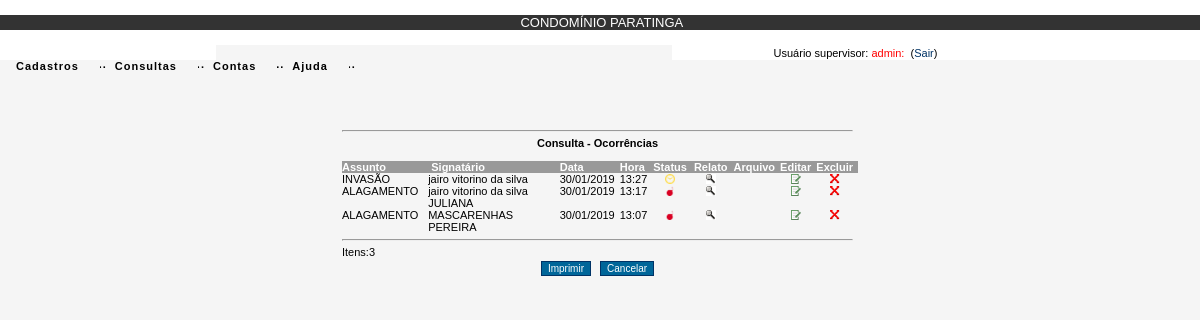
Screenshot of /ocorrencia_lista.php (signed in) with the database file from the repository.
### tables this page shows
CREATE TABLE IF NOT EXISTS `ocorrencias` (
  `id_ocorrencia` int(11) NOT NULL AUTO_INCREMENT,
  `id_assunto` int(11) NOT NULL,
  `dt_relato` date NOT NULL,
  `hr_relato` varchar(5) NOT NULL,
  `te_relato` varchar(255) NOT NULL,
  `te_imagem` varchar(255) NOT NULL,
  `st_relato` int(11) NOT NULL,
  `nu_ano` int(11) NOT NULL,
  `id_usuario` int(11) NOT NULL,
  PRIMARY KEY (`id_ocorrencia`),
  KEY `id_assunto` (`id_assunto`,`id_usuario`)
);

CREATE TABLE IF NOT EXISTS `assuntos` (
  `id_assunto` int(11) NOT NULL AUTO_INCREMENT,
  `nm_assunto` varchar(20) NOT NULL,
  PRIMARY KEY (`id_assunto`)
);

CREATE TABLE IF NOT EXISTS `usuarios` (
  `id_usuario` int(11) NOT NULL AUTO_INCREMENT,
  `nm_usuario` varchar(50) NOT NULL,
  `nu_cpf` varchar(11) NOT NULL,
  `nm_login` varchar(50) NOT NULL,
  `nm_senha` varchar(60) NOT NULL,
  `st_usuario` int(11) NOT NULL,
  `nu_ip` varchar(50) NOT NULL,
  `id_sexo` varchar(1) NOT NULL,
  `nu_lote` varchar(2) NOT NULL,
  `nm_quadra` varchar(1) NOT NULL,
  `nu_telefone` varchar(20) NOT NULL,
  `id_status` int(11) NOT NULL DEFAULT '3',
  `dt_cadastro` date NOT NULL,
  PRIMARY KEY (`id_usuario`),
  KEY `id_status` (`id_status`)
);

### ocorrencia_lista.php (the view, shortened to what this page needs)
<?php
 include "cabecalho/cabecalho.php";
  $id_assunto = @$_SESSION['id_assunto'];
  $id_usuario = @$_SESSION['id_usuario'];
  $id_status = @$_SESSION['id_status'];
	@$p = $_GET["p"];
	if(isset($p)) {
	$p = $p;
	} else {
	$p = 1;
	}
	$qnt = 150;
	$inicio = ($p*$qnt) - $qnt;
	if ($id_assunto){
	$sql = mysql_query("SELECT * FROM ocorrencias, assuntos, usuarios WHERE ocorrencias.id_usuario = usuarios.id_usuario AND ocorrencias.id_assunto = assuntos.id_assunto AND ocorrencias.id_assunto = ".$id_assunto." ORDER BY dt_relato, hr_relato DESC LIMIT $inicio, $qnt");
	} else if ($id_status == 1) {
	$sql = mysql_query("SELECT * FROM ocorrencias, assuntos, usuarios WHERE ocorrencias.id_usuario = usuarios.id_usuario AND ocorrencias.id_assunto = assuntos.id_assunto ORDER BY dt_relato, hr_relato DESC LIMIT $inicio, $qnt");
	} else {
	$sql = mysql_query("SELECT * FROM ocorrencias, assuntos, usuarios WHERE ocorrencias.id_usuario = usuarios.id_usuario AND ocorrencias.id_assunto = assuntos.id_assunto AND usuarios.id_usuario = ".$id_usuario." ORDER BY dt_relato, hr_relato DESC LIMIT $inicio, $qnt");
	}
	@$row = mysql_num_rows($sql);
$login_paratinga = @$_SESSION['login_paratinga'];
 if ($login_paratinga){
?>
<html>
<head>
</head>
<link rel="stylesheet" href="css/filadelfia.css" type="text/css">
<body bgcolor="#F5F5F5" onLoad="javascript:caixas()">
<form name="formulario" id="campo" method="post" action="controller.php" onSubmit="valida_dados(this)">
<?php if ( $row ) {?>
  <table width="43%" border="0" cellspacing="0" cellpadding="0" align="center">
    <tr>
      <td colspan="32" class="labelCentro">&nbsp;</td>
    </tr>
    <tr>
      <td colspan="32" class="labelCentro">&nbsp;</td>
    </tr>
    <tr>
      <td colspan="32" class="labelCentro">&nbsp;</td>
    </tr>
    <tr>
      <td colspan="32" class="labelCentro">&nbsp;</td>
    </tr>
    <tr>
      <td colspan="32" class="labelCentro"><hr></td>
    </tr>
    <tr>
      <td colspan="32" class="labelCentro"><strong>Consulta - Ocorr&ecirc;ncias</strong></td>
    </tr>
    <tr>
      <td colspan="32" class="labelDireita">&nbsp; </td>
    </tr>
    <tr bgcolor="#999999">
      <td width="17%" class="labelEsquerda"><font color="#FFFFFF"><strong>Assunto</strong></font></td>
      <td width="28%" class="labelEsquerda"><font color="#FFFFFF">&nbsp;<strong>Signat&aacute;rio</strong></font></td>
      <td width="11%" class="labelEsquerda"><font color="#FFFFFF"><strong>Data</strong></font></td>
      <td width="6%" class="labelEsquerda"><font color="#FFFFFF"><strong>Hora</strong></font></td>
      <td width="8%" class="labelCentro"><font color="#FFFFFF"><strong>Status</strong></font></td>
      <td width="8%" class="labelCentro"><font color="#FFFFFF"><strong>Relato</strong></font></td>
      <td width="7%" class="labelCentro"><font color="#FFFFFF"><strong>Arquivo</strong></font></td>
      <td width="7%" class="labelCentro"><font color="#FFFFFF"><strong>Editar</strong></font></td>
      <td width="8%" class="labelCentro"><font color="#FFFFFF"><strong>Excluir</strong></font></td>
    </tr>
    <?php
	for ($i=0;$i < $row ; $i++){
	$id_ocorrencia = mysql_result($sql, $i, "id_ocorrencia");
	$nm_assunto = mysql_result($sql, $i, "nm_assunto");
	$st_relato = mysql_result($sql, $i, "st_relato");
	$dt_relato = mysql_result($sql, $i, "dt_relato");
	$dt_relato = substr($dt_relato,8,2)."/".substr($dt_relato,5,2)."/".substr($dt_relato,0,4);
	$hr_relato = mysql_result($sql, $i, "hr_relato");
	$nm_usuario = mysql_result($sql, $i, "nm_usuario");
	$te_imagem = mysql_result($sql, $i, "te_imagem");
	$te_imagem = substr($te_imagem,14);
	$te_imagem != "" ? $image = "<a href='arquivos/$te_imagem'><img src='img/lupa.gif' width='10' height='10'></a>" : $image = "";
	if ($st_relato == 2){
	$status = "<img src='img/sucesso.png' width='10' height='10'>";
	} else if ($st_relato == 1){
	$status = "<img src='img/clock_amarelo.png' width='10' height='10'>";
	} else {
	$status = "<img src='img/bomb.png' width='10' height='10'>";
	}
	?>
    <tr onMouseOver="move_i(this)" onMouseOut="move_o(this)" title="">
      <td class="labelEsquerda"><?php echo $nm_assunto;?></td>
      <td class="labelEsquerda"><?php echo $nm_usuario;?></td>
      <td class="labelEsquerda"><?php echo $dt_relato;?></td>
      <td class="labelEsquerda"><?php echo $hr_relato;?></td>
      <td class="labelCentro"><?php echo $status;?></td>
      <td class="labelCentro"><a href="controller/ocorrencia_controller.php?imprimirOcorrenciaRelato=imprimirOcorrenciaRelato&id_ocorrencia=<?php echo $id_ocorrencia;?>&opcao=2"><img src="img/lupa.gif" width="10" height="10"></a></td>
      <td class="labelCentro"><?php echo $image;?></td>
      <td class="labelCentro"><a href="controller/ocorrencia_controller.php?abrirOcorrenciaEdit=abrirOcorrenciaEdit&id_ocorrencia=<?php echo $id_ocorrencia;?>&opcao=2"><img src="img/insert.gif" width="10" height="10"></a></td>
      <td class="labelCentro"><a href="javascript:del('controller/ocorrencia_controller.php?excluirOcorrencia=excluirOcorrencia&id_ocorrencia=<?php echo $id_ocorrencia;?>&opcao=2&te_imagem=<?php echo $te_imagem;?>')"><img src="img/excluir2.gif" width="10" height="10"></a></td>
    </tr>
    <?php }?>
    <tr>
      <td colspan="32" class="labelEsquerda"><hr></td>
    </tr>
    <tr>
      <td colspan="12" class="labelEsquerda">Itens:<?php echo $i;?></td>
    </tr>
    <tr>
      <td colspan="32" class="labelCentro"><input name="imprime" type="button" id="imprime" value="Imprimir" onClick="javascript:executar('controller/ocorrencia_controller.php?imprimirOcorrenciaLista=imprimirOcorrenciaLista')" />
        <input name="volta" type="button" id="volta" value="Cancelar" onClick="javascript:executar('controller/cancela_controller.php?cancelarOperacao=cancelarOperacao')" />
      </td>
    <?php }?>
    <tr>
      <td colspan="32">&nbsp;</tr>
  </table>
</form>
</body>
<?php
} else {
 }
 ?>
</html>

### css/textos.css (style rules this page uses)
input[type=button] { background:#006699; color:#ffffff; }

### css/estilo.css (style rules this page uses)
body { margin-left: 0px; margin-top: 0px; margin-right: 0px; margin-bottom: 0px; SCROLLBAR-FACE-COLOR: #ffffff; SCROLLBAR-HIGHLIGHT-COLOR: #BDD5E7; SCROLLBAR-SHADOW-COLOR: #ffffff; SCROLLBAR-3DLIGHT-COLOR: #ffffff; SCROLLBAR-ARROW-COLOR: #335ec1; }
input { font-family: Arial, Helvetica, sans-serif; font-size: 10px; color: #000000; border: 1px solid #003366; margin: 3px; }
A:link { color: #000000; text-decoration: none; }

### css/filadelfia.css (style rules this page uses)
a:link { color: #003366; }
.labelEsquerda { text-align: left; padding-right: 5px; font-family: Arial, Helvetica, sans-serif; font-size: 11px; color: #000000; }
.labelDireita { text-align: right; padding-right: 5px; font-family: Arial, Helvetica, sans-serif; font-size: 11px; color: #000000; }
.labelCentro { text-align: center; padding-right: 5px; font-family: Arial, Helvetica, sans-serif; font-size: 11px; color: #000000; }

### rows the page displays
ocorrencias: id_assunto.nm_assunto "INVASÃO", id_usuario.nm_usuario "jairo vitorino da silva", dt_relato "30/01/2019", hr_relato "13:27", st_relato 1 (drawn)
ocorrencias: id_assunto.nm_assunto "ALAGAMENTO", id_usuario.nm_usuario "jairo vitorino da silva", dt_relato "30/01/2019", hr_relato "13:17", st_relato 0 (drawn)
ocorrencias: id_assunto.nm_assunto "ALAGAMENTO", id_usuario.nm_usuario "JULIANA MASCARENHAS PEREIRA", dt_relato "30/01/2019", hr_relato "13:07", st_relato 0 (drawn)

### other values shown
$_SESSION['nm_status'] "supervisor"
$i "3"
